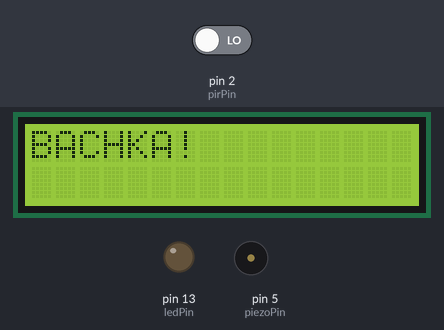
The sketch below on a simulated Arduino Uno, built with avr-gcc and run on an emulated ATmega328P. Parts: 16×2 character LCD, output pins drawn as LEDs (lit = HIGH), buzzer (waves = sounding). The inputs (shaded band) are chosen by the test bench; at power-on: pin 2 (pirPin) LOW.

Above: at 0.1 s.
3.3 s: pin 2 (pirPin) driven HIGH
At 3.7 s:
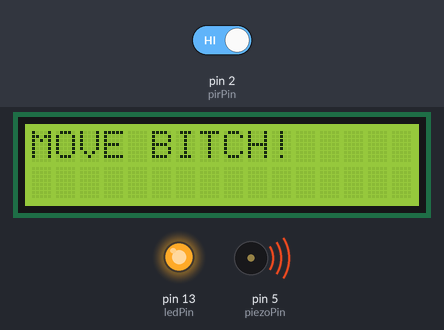
Timing chart, 0 to 6.3 s (numbered marks = the images above; inputs shaded):
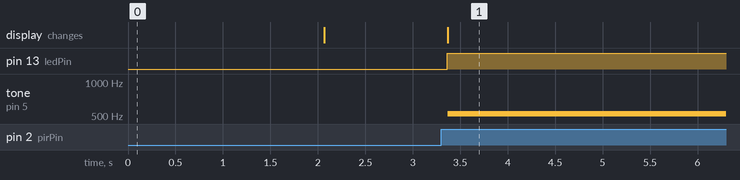

The sketch:

brilliant_juttuli1.ino
```cpp
#include <LiquidCrystal.h>

// LCD pins: RS=7, E=8, D4=9, D5=10, D6=11, D7=12
LiquidCrystal lcd(7, 8, 9, 10, 11, 12);

const int pirPin = 2;
const int ledPin = 13;
const int piezoPin = 5;

int lastState = LOW;

// simple “cartoon-style” melody
int melody[] = {262, 294, 330, 349, 392, 440, 494, 523};

void playMelody() {
  for (int i = 0; i < 8; i++) {
    tone(piezoPin, melody[i]);
  }
}

void setup() {
  pinMode(pirPin, INPUT);
  pinMode(ledPin, OUTPUT);
  pinMode(piezoPin, OUTPUT);

  lcd.begin(16, 2);
  lcd.print("BACHKA!");

  delay(2000);
  lcd.clear();
}

void loop() {
  int state = digitalRead(pirPin);
  delay(50); // stability for PIR

  if (state != lastState) {

    if (state == HIGH) {
      digitalWrite(ledPin, HIGH);

      lcd.clear();
      lcd.setCursor(0, 0);
      lcd.print("MOVE BITCH!");

      playMelody();
    }
    else {
      digitalWrite(ledPin, LOW);
      noTone(piezoPin);

      lcd.clear();
      lcd.setCursor(0, 0);
    }

    lastState = state;
  }
}
```

Measured:
- after the input at 3.3 s, pin 13 (ledPin): LOW → HIGH after 0.07 s; tone on pin 5 (piezoPin): silent → 523 Hz after 0.07 s; the display: changes after 0.07 s (image 1)
